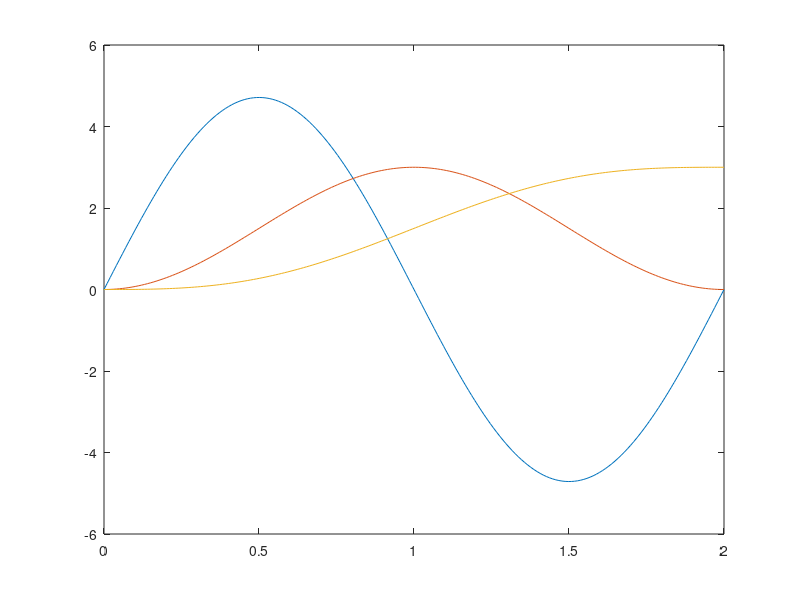

Reproduce this figure in MATLAB.
%% Create Sinusodial Tilt Profiles for Observer

%% User input
frequency = 0.5; %frequency of tilt in Hz (this also defines the time taken)
displacement = 3; %total degrees at end of motion
simFrequency = 100;

%% Constant Calculations
totalTime = 1/frequency; %time in seconds
timeConstant = 2*pi/totalTime; %normalizing constant
time = linspace(0, totalTime, totalTime*simFrequency); %time vector
magnitudeConstant = displacement/(totalTime/timeConstant - sin(totalTime*timeConstant)/timeConstant/timeConstant); %normalizing constant

%% Compute p, v and a
angularAccelerationX = sin(time*timeConstant)*magnitudeConstant;
angularVelocityX = (1/timeConstant - cos(time*timeConstant)/timeConstant)*magnitudeConstant;
angularPositionX = (time/timeConstant - sin(time*timeConstant)/timeConstant/timeConstant)*magnitudeConstant;

%% plot
plot(time, angularAccelerationX);
hold on;
plot(time, angularVelocityX);
plot(time, angularPositionX);

%% Write to xlsx that Observer can read
currentFolder = 'C:\Users\jammie\Downloads\ObserverFinal';

% set up what senses are 'on'
g_zvis = ones(1,length(time))*-1;
angularVelocityXvisual = angularVelocityX;
POS_on = ones(1,length(time));
VEL_on = ones(1,length(time));
ANGVEL_on = ones(1,length(time));
g_on = ones(1,length(time));

% Observer is set up to take 24 columns of input data.
writeToXlsx = time';
columnHeaders = {
   'time';
   'xvest';
   'yvest';
   'zvest';
   'angularVelocityX'; %in x
   'wyvest';
   'wzvest';
   'xvis';
   'yvis';
   'zvis';
   'xdotvis';
   'ydotvis';
   'zdotvis';
   'angularVelocityXvisual';
   'wyvis';
   'wzvis';
   'g_xvis';
   'g_yvis';
   'g_zvis';
   'g';
   'POS_on';
   'VEL_on';
   'ANGVEL_on';
   'g_on'};

% set up write array

for i = 2:24
    try write = eval(columnHeaders{i})';
        writeToXlsx = [writeToXlsx,write];
    catch
        writeToXlsx = [writeToXlsx, zeros(length(time),1)];
    end
end

% write column headers
xlswrite([currentFolder,'\','TiltProfile.xls'], columnHeaders', 'Sheet1', 'A1');
% write array
xlswrite([currentFolder,'\','TiltProfile.xls'], writeToXlsx, 'Sheet1', 'A2');